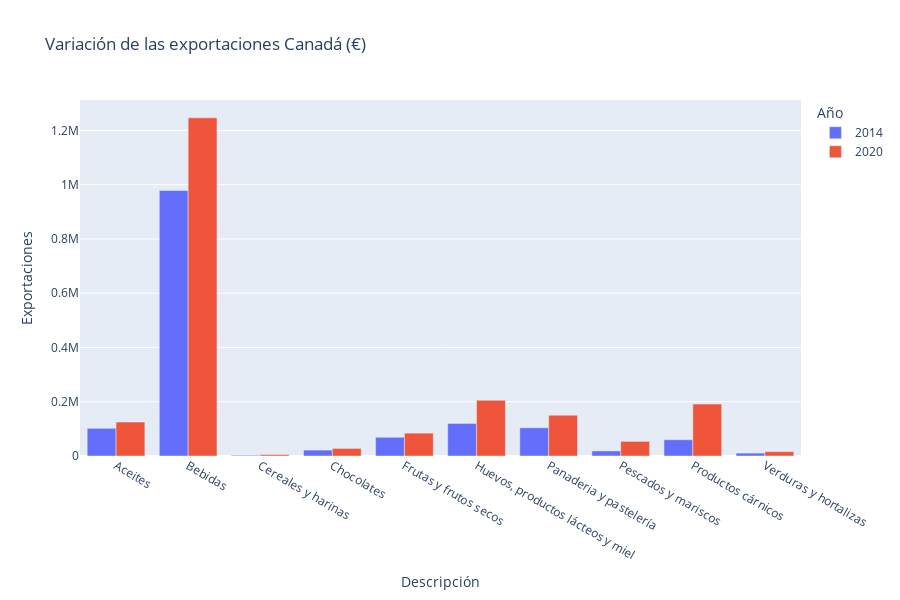

The cell this chart's notebook holds for it:
### Code cell
exportaciones_total (df_canada1,"Canadá")

### Figure 1 — Plotly figure (JSON) as saved in the notebook; plotly's stock layout.template omitted (floating-point values rounded to 4 significant figures)
{"data": [{"alignmentgroup": "True", "hovertemplate": "Año=2014<br>Descripción=%{x}<br>Exportaciones=%{y}<extra></extra>", "legendgroup": "2014", "marker": {"color": "#636efa"}, "name": "2014", "offsetgroup": "2014", "orientation": "v", "showlegend": true, "textposition": "auto", "type": "bar", "x": ["Aceites", "Bebidas", "Cereales y harinas", "Chocolates", "Frutas y frutos secos", "Huevos, productos lácteos y miel", "Panaderia y pastelería", "Pescados y mariscos", "Productos cárnicos", "Verduras y hortalizas"], "xaxis": "x", "y": [102100.0, 978600.0, 2516.0, 21760.0, 69110.0, 120200.0, 104000.0, 18700.0, 60020.0, 10630.0], "yaxis": "y"}, {"alignmentgroup": "True", "hovertemplate": "Año=2020<br>Descripción=%{x}<br>Exportaciones=%{y}<extra></extra>", "legendgroup": "2020", "marker": {"color": "#EF553B"}, "name": "2020", "offsetgroup": "2020", "orientation": "v", "showlegend": true, "textposition": "auto", "type": "bar", "x": ["Aceites", "Bebidas", "Cereales y harinas", "Chocolates", "Frutas y frutos secos", "Huevos, productos lácteos y miel", "Panaderia y pastelería", "Pescados y mariscos", "Productos cárnicos", "Verduras y hortalizas"], "xaxis": "x", "y": [125200.0, 1247000.0, 5162.0, 27860.0, 84300.0, 205200.0, 150400.0, 53850.0, 191600.0, 16180.0], "yaxis": "y"}], "layout": {"barmode": "group", "height": 600, "legend": {"title": {"text": "Año"}, "tracegroupgap": 0}, "title": {"text": "Variación de las exportaciones Canadá (€)"}, "xaxis": {"anchor": "y", "domain": [0, 1], "title": {"text": "Descripción"}}, "yaxis": {"anchor": "x", "domain": [0, 1], "title": {"text": "Exportaciones"}}}}
